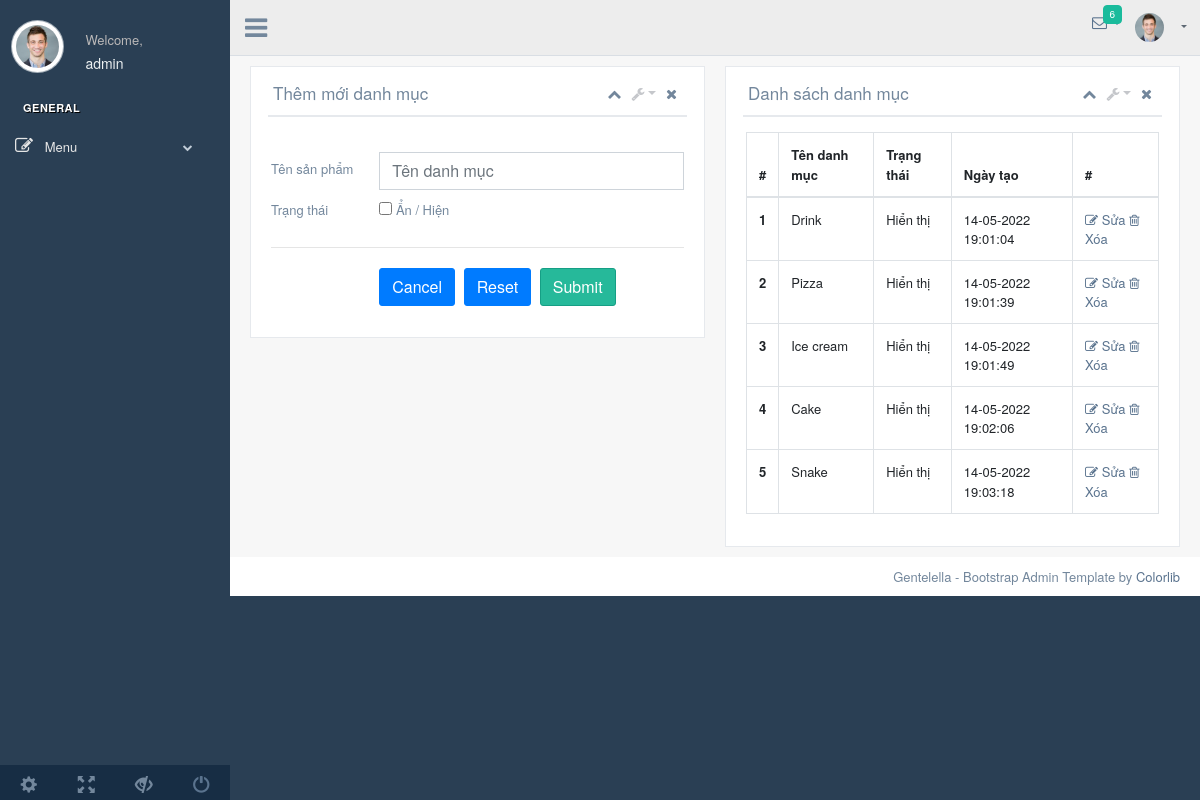
The app's page /admin/index.php?page=category (signed in) with its own data.
### tables this page shows
CREATE TABLE `tbl_category` (
  `cat_id` int(11) NOT NULL,
  `cat_name` varchar(255) NOT NULL,
  `status` tinyint(4) DEFAULT NULL,
  `date_create` datetime DEFAULT NULL,
  `date_update` varchar(255) DEFAULT NULL
);

### admin/modules/category.php (the view, shortened to what this page needs)
<div class="col-md-6 col-sm-6">
    <div class="x_panel">
        <div class="x_title">
            <h2>Thêm mới danh mục</h2>
            <ul class="nav navbar-right panel_toolbox">
                <li><a class="collapse-link"><i class="fa fa-chevron-up"></i></a>
                </li>
                <li class="dropdown">
                    <a href="#" class="dropdown-toggle" data-toggle="dropdown" role="button" aria-expanded="false"><i
                            class="fa fa-wrench"></i></a>
                </li>
                <li><a class="close-link"><i class="fa fa-close"></i></a>
                </li>
            </ul>
            <div class="clearfix"></div>
        </div>
        <div class="x_content">
            <br>
            <?php
                $cat_name="";
                $status = false;
            ?>
            <form class="form-label-left input_mask" method="post">
                <div class="form-group row">
                    <label class="col-form-label col-md-3 col-sm-3 ">Tên sản phẩm</label>
                    <div class="col-md-9 col-sm-9 ">
                        <input type="text" class="form-control" value="<?php echo $cat_name; ?>" name="cat_name" id="cat_name"
                            placeholder="Tên danh mục">
                    </div>
                </div>
                <div class="form-group row">
                    <label class="col-md-3 col-sm-3  control-label">Trạng thái</label>
                    <div class="col-md-9 col-sm-9 ">
                        <div class="checkbox">
                            <label>
                                <input type="checkbox" value="1" <?php echo ($status)?"checked":"" ?> name="status" id="status"> Ẩn / Hiện
                            </label>
                        </div>
                    </div>
                </div>
                <div class="ln_solid"></div>
                <div class="form-group row">
                    <div class="col-md-9 col-sm-9  offset-md-3">
                        <a href="index.php"><button type="button" class="btn btn-primary">Cancel</button></a>
                        <button class="btn btn-primary" type="reset">Reset</button>
                        <button type="submit" class="btn btn-success" name="addNew">Submit</button>
                    </div>
                </div>
            </form>
        </div>
    </div>
</div>
<div class="cold-md-6 col-sm-6">
    <div class="x_panel">
        <div class="x_title">
            <h2>Danh sách danh mục</h2>
            <ul class="nav navbar-right panel_toolbox">
                <li><a class="collapse-link"><i class="fa fa-chevron-up"></i></a>
                </li>
                <li class="dropdown">
                    <a href="#" class="dropdown-toggle" data-toggle="dropdown" role="button" aria-expanded="false"><i
                            class="fa fa-wrench"></i></a>
                </li>
                <li><a class="close-link"><i class="fa fa-close"></i></a>
                </li>
            </ul>
            <div class="clearfix"></div>
        </div>
        <div class="x_content">
            <table class="table table-bordered">
                <thead>
                    <tr>
                        <th>#</th>
                        <th>Tên danh mục</th>
                        <th>Trạng thái</th>
                        <th>Ngày tạo</th>
                        <th>#</th>
                    </tr>
                </thead>
                <tbody>
                    <?php
                        $sqlSelect = "SELECT * FROM tbl_category";
                        $result = mysqli_query($conn, $sqlSelect) or die("Error");
                        if (mysqli_num_rows($result) > 0) {
                            $i=0;
                            while($row = mysqli_fetch_assoc($result)) {
                                $i++;
                    ?>
                        <tr>
                            <th scope="row"><?php echo $i; ?></th>
                            <td><?php echo $row["cat_name"]; ?></td>
                            <td><?php echo ($row["status"])?"Hiển thị":"Ẩn"; ?></td>
                            <td><?php echo date("d-m-Y H:i:s",strtotime($row["date_create"])); ?></td>
                            <td>
                                <a href="index.php?page=category&id=<?php echo $row["cat_id"]; ?>&edit=1"><i class="fa fa-pencil-square-o"></i> Sửa</a>
                                <a href="index.php?page=category&id=<?php echo $row["cat_id"]; ?>&del=1" onclick="return confirm('Are you sure you want to delete this item?');"><i class="fa fa-trash-o"></i> Xóa</a>
                            </td>
                    </tr>
                    <?php } }?>
                </tbody>
            </table>
        </div>
    </div>
</div>

### admin/index.php (shortened to what this page needs)
<!DOCTYPE html>
<html lang="en">
<head>
    <link href="../vendors/bootstrap/dist/css/bootstrap.min.css" rel="stylesheet">
    <link href="../vendors/font-awesome/css/font-awesome.min.css" rel="stylesheet">
    <link href="../vendors/nprogress/nprogress.css" rel="stylesheet">
    <link href="../vendors/iCheck/skins/flat/green.css" rel="stylesheet">
    <link href="../vendors/bootstrap-progressbar/css/bootstrap-progressbar-3.3.4.min.css" rel="stylesheet">
    <link href="../vendors/jqvmap/dist/jqvmap.min.css" rel="stylesheet" />
    <link href="../vendors/bootstrap-daterangepicker/daterangepicker.css" rel="stylesheet">
    <link href="../build/css/custom.min.css" rel="stylesheet">
</head>
<body class="nav-md">
    <div class="container body">
        <div class="main_container">
            <?php
              include("modules/leftMenu.php");
            ?>
            <?php
              include("modules/topNav.php");
            ?>
            <div class="right_col" role="main">
                <div class="row">
                    <?php
              if(isset($_GET["page"])){
                $page = $_GET["page"];
                $file="modules/".$page.".php";
                include($file);
              }
            ?>
                </div>
            </div>
            <footer>
                <div class="pull-right">
                    Gentelella - Bootstrap Admin Template by <a href="https://colorlib.com">Colorlib</a>
                </div>
                <div class="clearfix"></div>
            </footer>
        </div>
    </div>
</body>
</html>

### admin/modules/leftMenu.php (shortened to what this page needs)
<div class="col-md-3 left_col">
    <div class="left_col scroll-view">
        <div class="profile clearfix">
            <div class="profile_pic">
                <img src="images/img.jpg" alt="..." class="img-circle profile_img">
            </div>
            <div class="profile_info">
                <span>Welcome,</span>
                <h2>admin</h2>
            </div>
        </div>
        <br />
        <div id="sidebar-menu" class="main_menu_side hidden-print main_menu">
            <div class="menu_section">
                <h3>General</h3>
                <ul class="nav side-menu">
                    <li><a><i class="fa fa-edit"></i> Menu <span class="fa fa-chevron-down"></span></a>
                    </li>
                </ul>
            </div>
        </div>
        <div class="sidebar-footer hidden-small">
            <a data-toggle="tooltip" data-placement="top" title="Settings">
                <span class="glyphicon glyphicon-cog" aria-hidden="true"></span>
            </a>
            <a data-toggle="tooltip" data-placement="top" title="FullScreen">
                <span class="glyphicon glyphicon-fullscreen" aria-hidden="true"></span>
            </a>
            <a data-toggle="tooltip" data-placement="top" title="Lock">
                <span class="glyphicon glyphicon-eye-close" aria-hidden="true"></span>
            </a>
            <a data-toggle="tooltip" data-placement="top" title="Logout" href="index.php?page=logout">
                <span class="glyphicon glyphicon-off" aria-hidden="true"></span>
            </a>
        </div>
    </div>
</div>

### admin/modules/topNav.php (shortened to what this page needs)
<div class="top_nav">
    <div class="nav_menu">
        <div class="nav toggle">
            <a id="menu_toggle"><i class="fa fa-bars"></i></a>
        </div>
        <nav class="nav navbar-nav">
            <ul class=" navbar-right">
                <li class="nav-item dropdown open" style="padding-left: 15px;">
                    <a href="javascript:;" class="user-profile dropdown-toggle" aria-haspopup="true" id="navbarDropdown"
                        data-toggle="dropdown" aria-expanded="false">
                        <img src="images/img.jpg" alt="">
                    </a>
                </li>
                <li role="presentation" class="nav-item dropdown open">
                    <a href="javascript:;" class="dropdown-toggle info-number" id="navbarDropdown1"
                        data-toggle="dropdown" aria-expanded="false">
                        <i class="fa fa-envelope-o"></i>
                        <span class="badge bg-green">6</span>
                    </a>
                </li>
            </ul>
        </nav>
    </div>
</div>

### records on screen
tbl_category: cat_name "Drink", status "Hiển thị", date_create "14-05-2022 19:01:04"
tbl_category: cat_name "Pizza", status "Hiển thị", date_create "14-05-2022 19:01:39"
tbl_category: cat_name "Ice cream", status "Hiển thị", date_create "14-05-2022 19:01:49"
tbl_category: cat_name "Cake", status "Hiển thị", date_create "14-05-2022 19:02:06"
tbl_category: cat_name "Snake", status "Hiển thị", date_create "14-05-2022 19:03:18"
